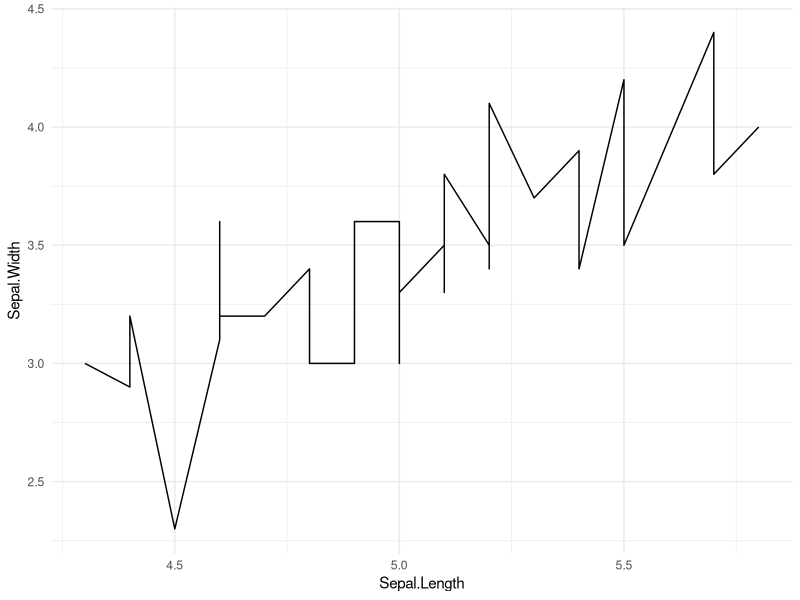
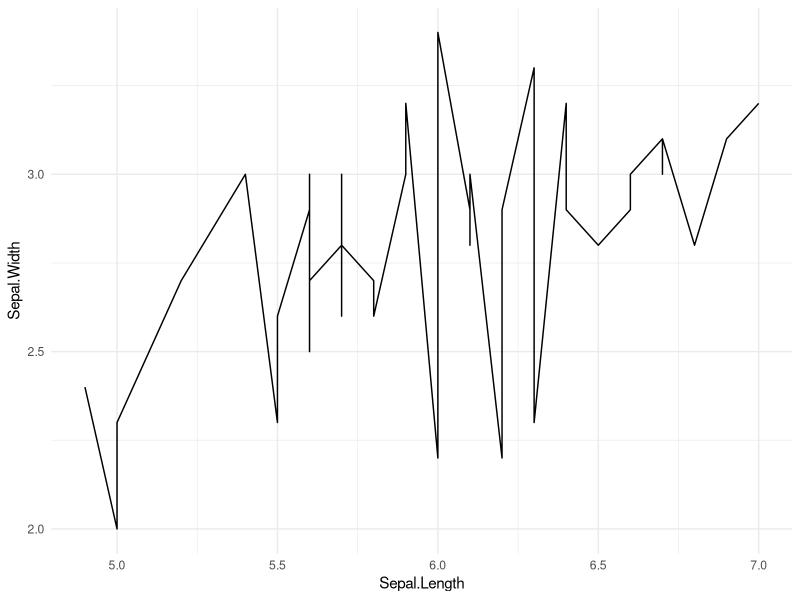
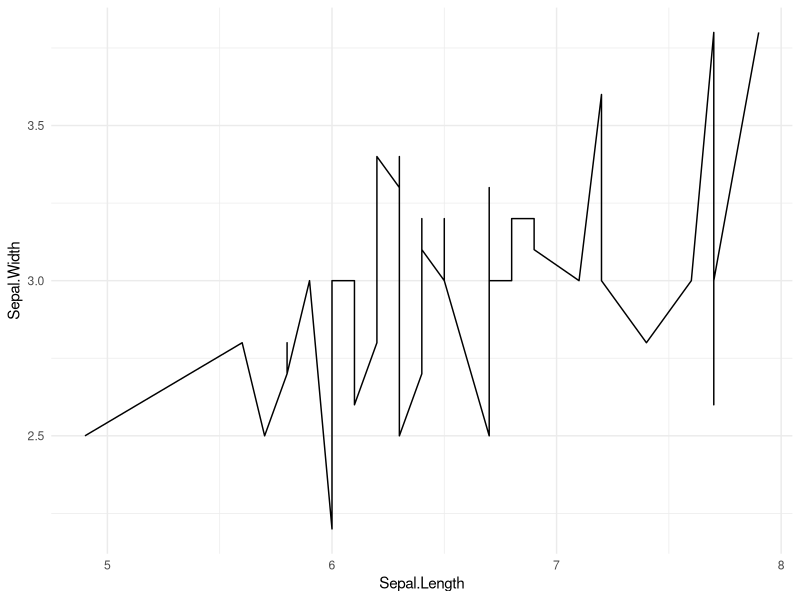
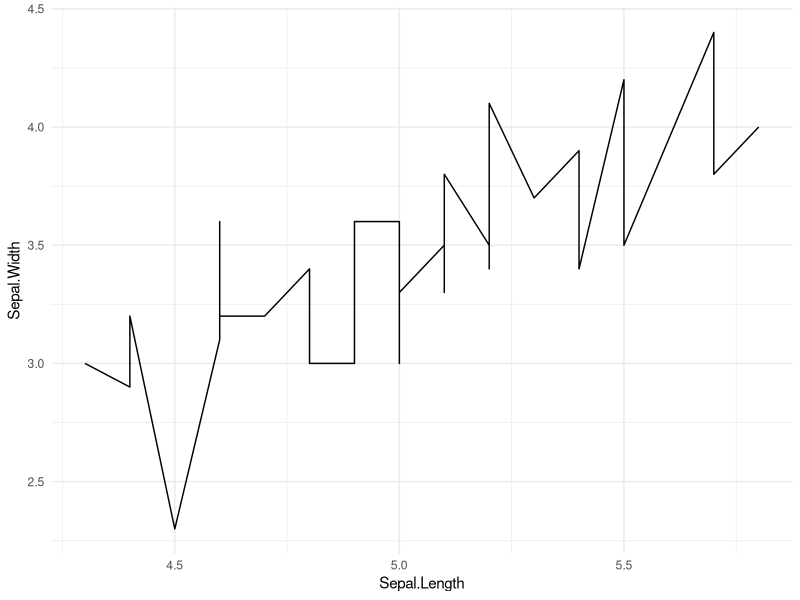
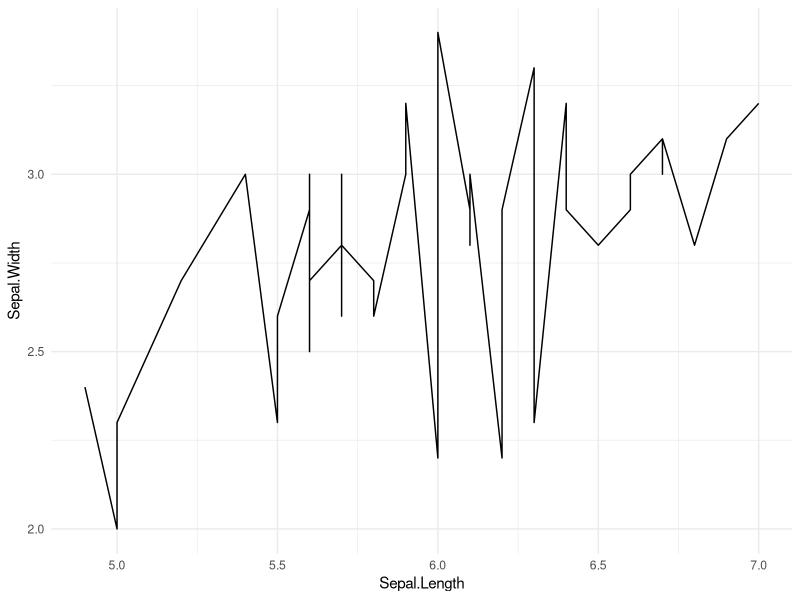
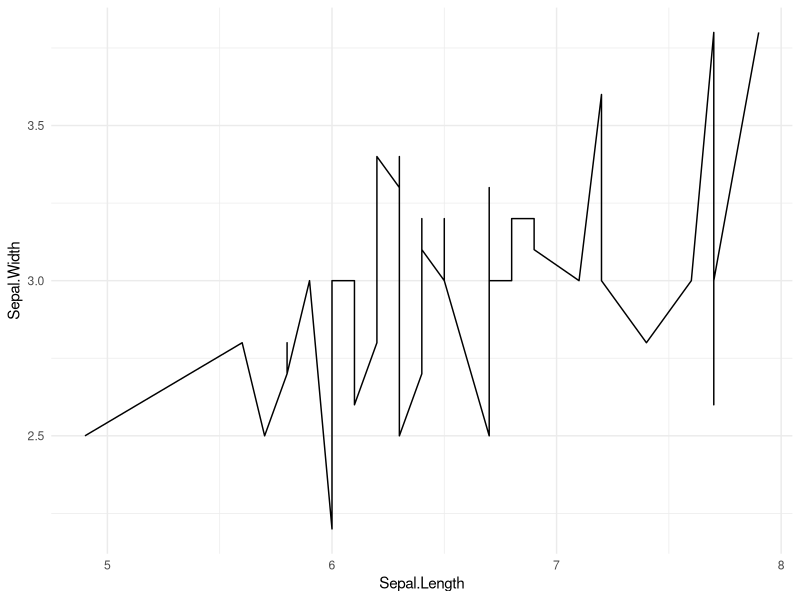
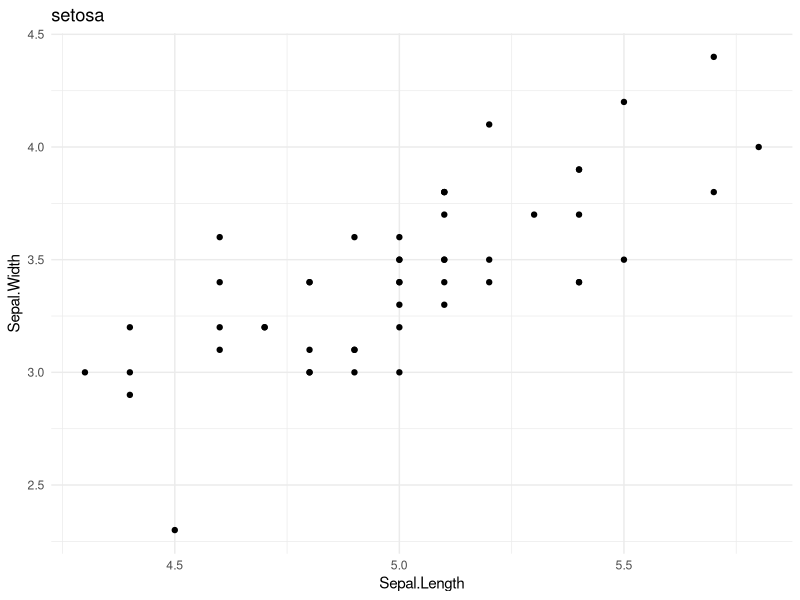
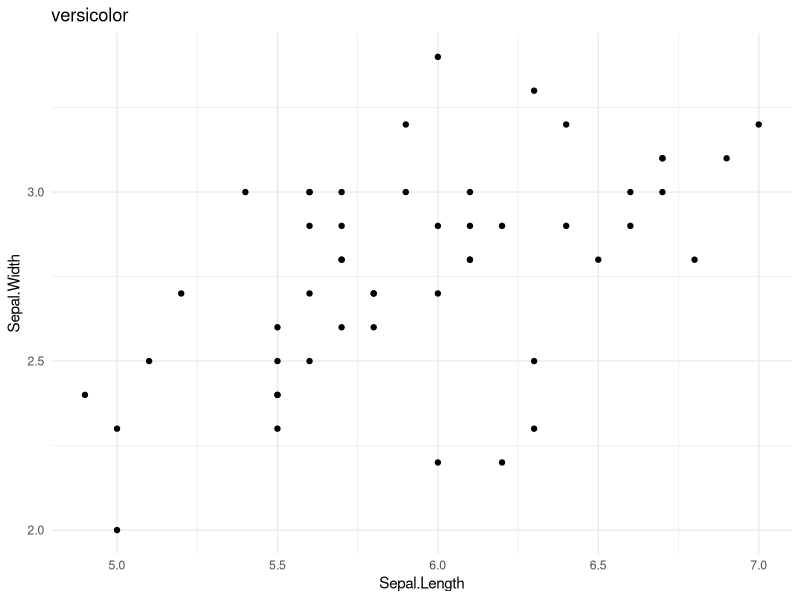

Here is the R script that generated these plots, in order: (Note: this script raises an error after producing the figures.)
library(tidyverse)

Plot <- iris |> select(1,2,5) |>
  group_by(Species) |> nest() |> mutate(plot=map2(.x = data,.y = Species,~ggplot(data = .x)+theme_minimal()+geom_line(aes(x = Sepal.Length,y = Sepal.Width))))


print(Plot$plot)


Plot |> pull()




Plot <- iris  |>
group_by(Species) |> nest() |> mutate(plot=map2(.x = data,.y = Species,~ggplot(data = .x)+theme_minimal()+geom_point(aes(x = Sepal.Length,y = Sepal.Width,group=1))+
labs(title = .y)))


Plot |> pull()


# Save the Plot
map2(paste0(Plot$plot, ".pdf"), Plot$plot, ggsave)


# Model
mtcars_nested <- mtcars %>%
  group_by(cyl) %>%
  nest()


mtcars_nested

# Fit the Model
mtcars_nested <- mtcars_nested %>%
  mutate(model = map(data, function(df) ~lm(mpg ~ wt, data = df)))

mtcars_nested



# List of Prediction

mtcars_nested <- mtcars_nested %>%
  mutate(model = map(model, predict))

mtcars_nested



library(purrr)

mtcars %>%
  split(.$cyl) %>% # from base R
  map(~ lm(mpg ~ wt, data = .)) %>%
  map(summary) %>%
  map_dbl("r.squared")

# purr model function

mtcars_model <- mtcars |> group_by(cyl) |>
  nest() |>
  mutate(model=map(.x = data,.f = ~lm(formula = mpg~vs+am,data = .))) |>
mutate(model_summary=map(.x = model,.f = ~summary(.))) |>
  mutate(anova=map(.x = model,.f = ~anova(.))) |>
  mutate(rsqr=map_dbl(.x = model_summary,.f = ~.[['r.squared']]))


# View the output from the model
mtcars_model$anova[[1]]
mtcars_model$model_summary[[1]]

mtcars_model$model_summary[[1]][['r.squared']]


mtcars_model |> pluck('model_summary',1)

mtcars_model |> pluck('anova',1)


mtcars_model |> pluck('anova')

mtcars_model |> pluck('model_summary')

mtcars_model |> pluck('model')

mtcars_model |> chuck('anova')


# Shot cut for anova and summary
summary(mtcars_model$model[[1]]) # for Anova

anova(mtcars_model$model[[1]]) # Return the summary







library(tidyverse);library(broom)


iris |>
  pivot_longer(-Species) |>
  group_by(name) |>
  nest() |>
  mutate(model = map(.x = data, .f = ~ lm(formula = value ~ Species, data = .))) |>
  mutate(anova = map(.x = model, .f = anova)) |>
  pluck("anova") |>
  set_names(names(iris[,1:4]))





my_dat <- iris |>
  pivot_longer(-Species) |>
  group_by(name) |>
  nest() |>
  mutate(model = map(.x = data, .f = ~ lm(formula = value ~ Species, data = .))) |>
  mutate(anova = map(.x = model, .f = anova))



my_dat %>%
  mutate(tidied_anova = map(.x = anova, .f = tidy))%>%
  ungroup()%>%
  pluck('tidied_anova')%>%
  setNames(my_dat$name)


